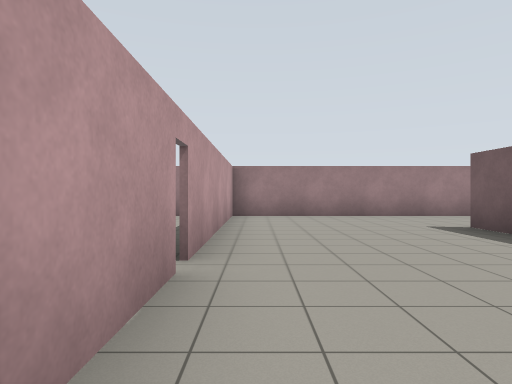
[1] (above)

17 first-person views from a walk through a world built for the Gazebo simulator. The camera is 1.2 m above the floor, looks level and sees 75° across. The floor is counted in squares, 2 m on a side. Each view is taken from the middle of a square. On the plan, view 1 faces up. The plan holds only what a view shows up to about 9 squares ahead; the rest is blank.

[2]
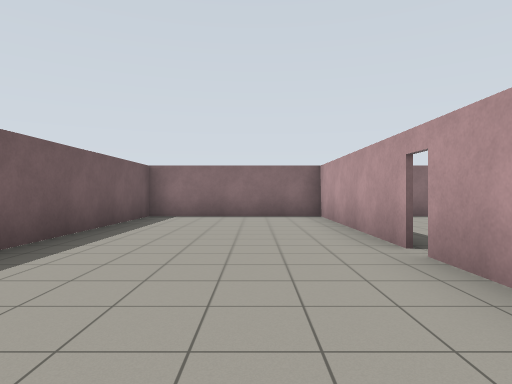

[3]
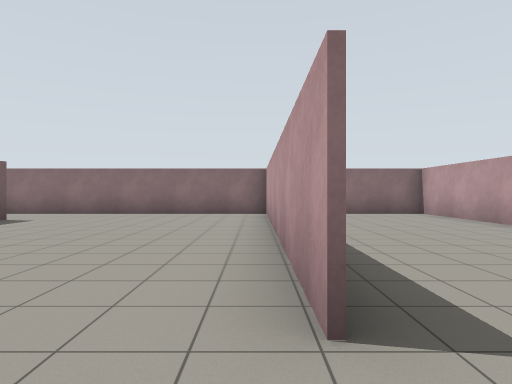

[4]
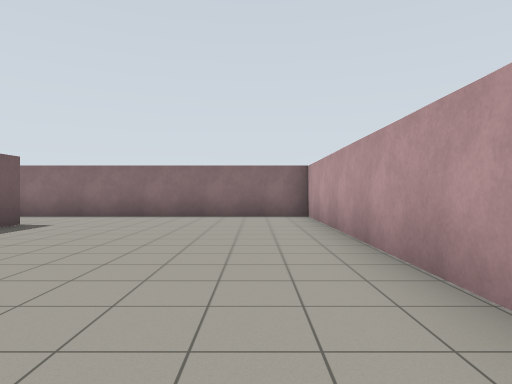

[5]
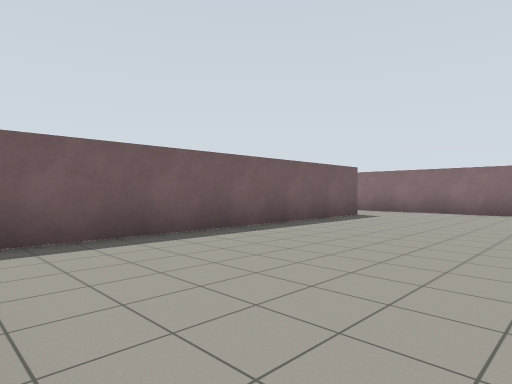

[6]
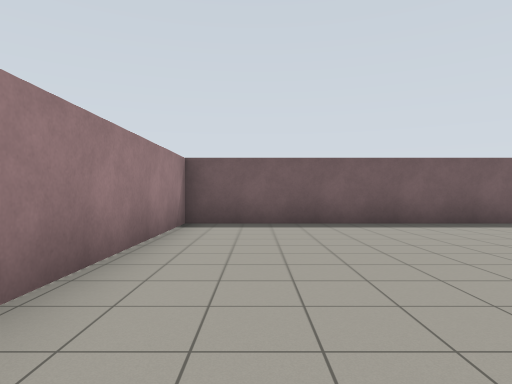

[7]
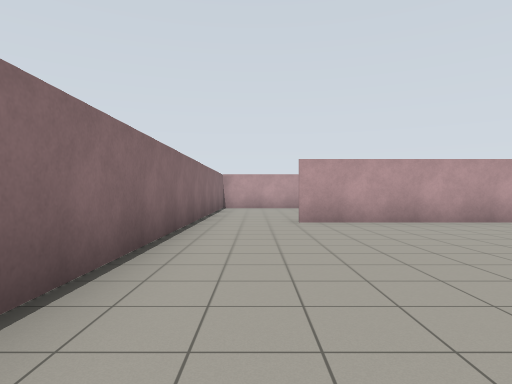

[8]
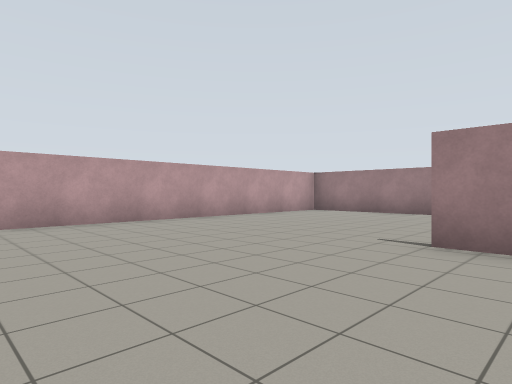

[9]
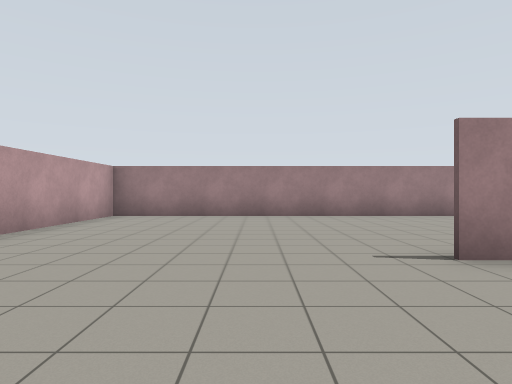

[10]
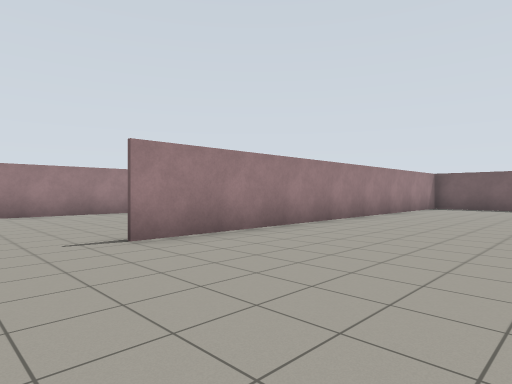

[11]
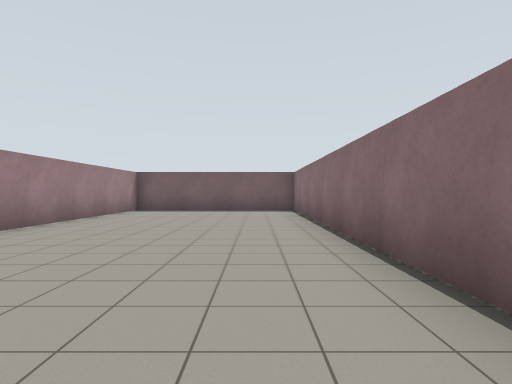

[12]
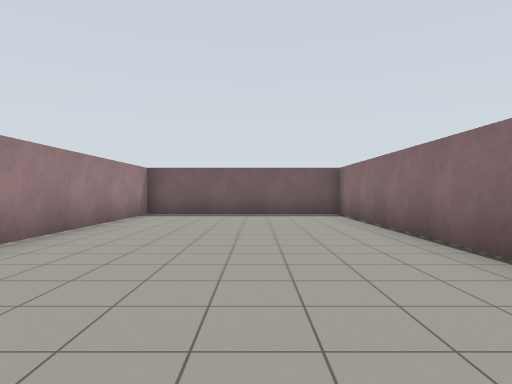

[13]
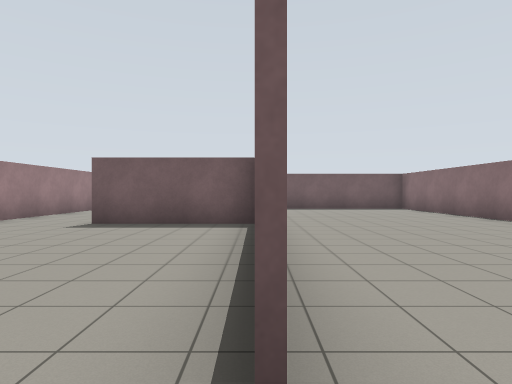

[14]
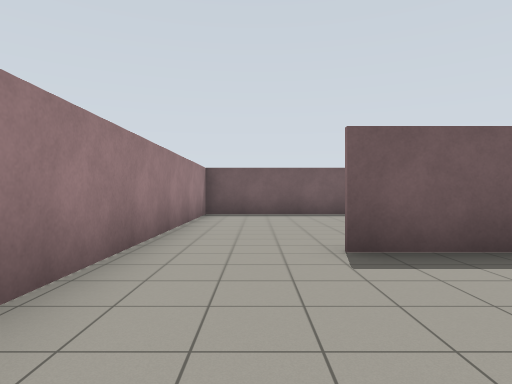

[15]
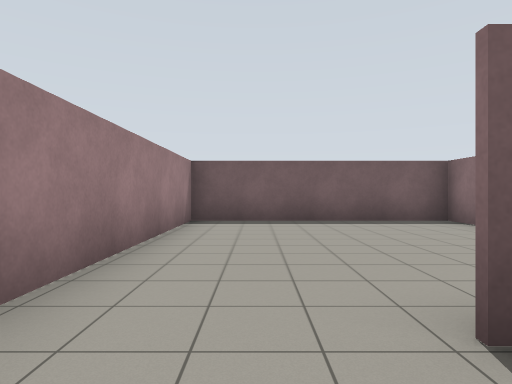

[16]
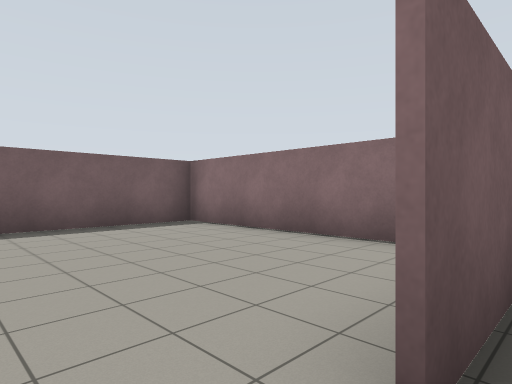

[17]
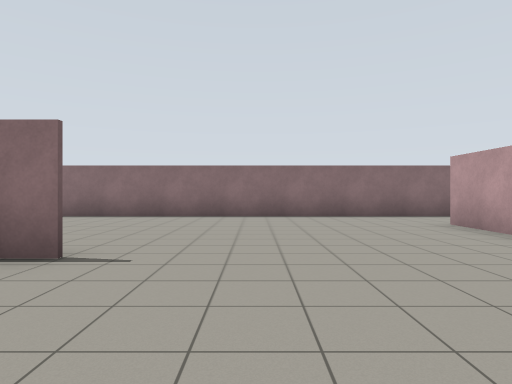

### Floor plan
Points are (right, up) in squares from view 1. A wall is a line through its corners. A room is listed if a view was taken in it or the views show most of it. See-through windows are left out.
Room 1 (views 1, 2, 3, 4, 5, 6)
walls: (3.6, 4.8) (3.6, 5.8); (3.7, 5.8) (3.7, -2.1); (3.6, -2.2) (3.6, 2.6); (9.3, -0.3) (9.3, 8.4); (-0.6, 2.5) (-0.6, -2.2) (9.6, -2.2); (9, 8.4) (-2, 8.4); (-0.6, 8.4) (-0.6, 2.9)
ways out: opening at (9, -1.5) to room 2; open door at (-1, 3)
Room 2 (views 7, 8, 9, 10, 11, 12, 13, 14, 15, 17)
walls: (14.7, 3) (15.4, 3); (20.3, 3) (20.3, 6.1); (19.5, 8.4) (9, 8.4); (9.6, -2.2) (26, -2.2) (26, 3); (9.4, 8.4) (9.4, -0.3); (26, 2.9) (14.7, 2.9)
ways out: opening at (9, -1.5) to room 1; opening at (20, 7.5) to room 3
Room 3 (view 16)
walls: (21.6, 3) (26, 3) (26, 8.4) (19.5, 8.4)
ways out: opening at (20, 7.5) to room 2

Where each view was taken, in squares from view 1:
view 1: 0 up, 0 right, facing up
view 2: 6 up, 1 right, facing down
view 3: 7 up, 4 right, facing down
view 4: 6 up, 5 right, facing down
view 5: 8 up, 5 right, facing down-right
view 6: 7 up, 3 right, facing right
view 7: 1 down, 16 right, facing left
view 8: 1 down, 16 right, facing up-left
view 9: 0 up, 13 right, facing up
view 10: 1 down, 13 right, facing up-right
view 11: 1 down, 15 right, facing right
view 12: 0 up, 17 right, facing right
view 13: 3 up, 14 right, facing right
view 14: 7 up, 17 right, facing right
view 15: 7 up, 19 right, facing right
view 16: 7 up, 20 right, facing down-right
view 17: 6 up, 13 right, facing down
